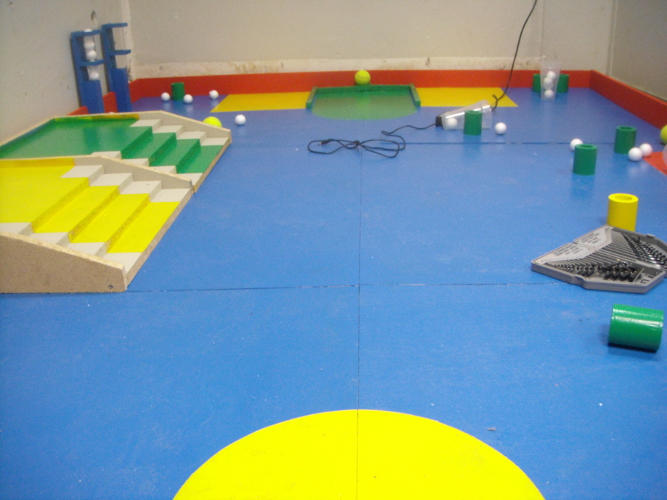
#> input picture Informatique/MachineLearning/Python/table_small.JPG, 667 x 500 px
$ python objectDetection.py
#> lines starting #> are read from the running program, lines starting #| are printed output that depends on the picture; after the words box and inside, x2 and y2 are one past the last pixel; in counts of white or black regions, pixels touching at a corner belong together
# Programme qui est censé dessiner un contour autour tous les objets d'une
# certaine couleur (vert ici)

import numpy as np
import cv2

img = cv2.imread('table_small.JPG') #Ouverture de la caméra
#> img is the input picture: shape (500, 667, 3); mean B, G, R 155.1, 153, 124.4

#Définition d'une forme géométrique (une croix) qui sert à la fonction erode
erodeElement = cv2.getStructuringElement(cv2.MORPH_CROSS,(3,3))

color_l = np.array([37,43,0])
color_h = np.array([97,255,210])

#L'image de base est codée en RGB (ou BGR plutôt), on la convertit en HSV
hsvFrame = cv2.cvtColor(img, cv2.COLOR_BGR2HSV)
#> hsvFrame: shape (500, 667, 3); mean H, S, V 74.7, 136.8, 195.4

#On crée un masque à partir des zones de l'image qui sont dans la bonne étendue de couleurs
mask = cv2.inRange(hsvFrame, color_l, color_h)
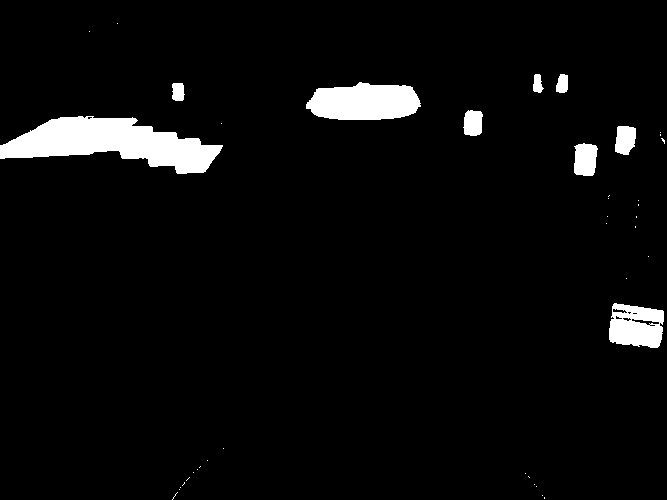
#> mask: shape (500, 667); 4.4% white; 41 white regions (32 under 20 px), largest, box (x1, y1, x2, y2) and area: (0, 116, 223, 174) 7042, (306, 82, 421, 120) 3438, (609, 303, 664, 348) 1894

#Affinage (supprime les pixels isolés)
eroded = cv2.erode(mask,erodeElement)
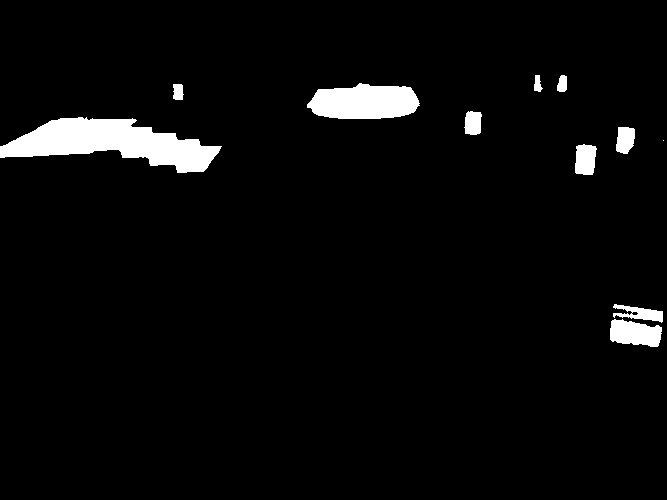
#> eroded: shape (500, 667); 3.9% white; 11 white regions (1 under 20 px)

#Recherche et dessin des contours
contours,_ = cv2.findContours(eroded,cv2.RETR_TREE,cv2.CHAIN_APPROX_SIMPLE)
#> contours = 12 contours, 1 with area under 20; largest, box (x1, y1, x2, y2) and area: (0, 117, 222, 173) 6290, (307, 83, 420, 119) 3059, (610, 319, 662, 347) 1020, (575, 144, 597, 175) 526, (613, 304, 663, 323) 417
cv2.drawContours(img, contours, -1, (0,255,0), 3)
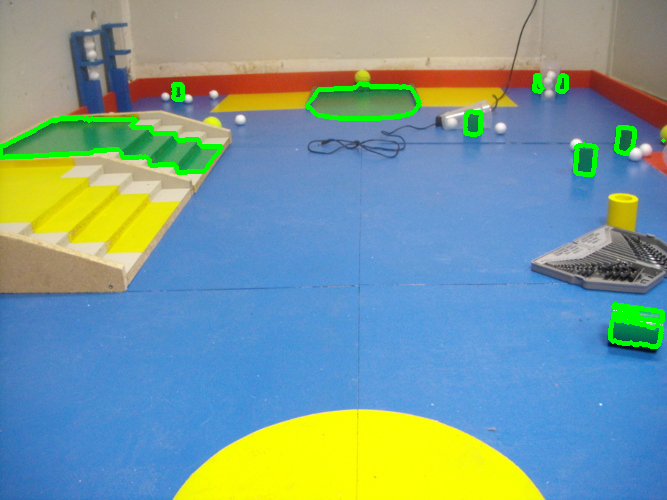
#> img: shape (500, 667, 3); 2.03% of pixels changed, all inside (x1, y1, x2, y2) = (0, 73, 666, 349)

#Afffichage du résultat
cv2.imshow('Object detection', img)

#Attente d'un appui de touche
cv2.waitKey(0)

cv2.destroyAllWindows()

$ run again, with Informatique/MachineLearning/Python/escalier.jpg copied over Informatique/MachineLearning/Python/table_small.JPG
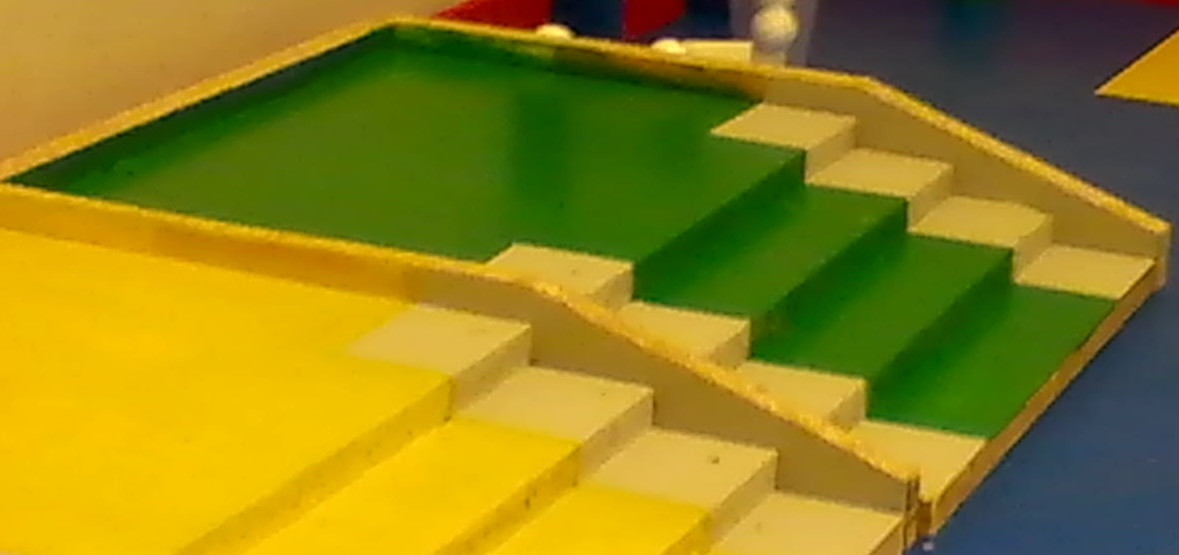
#> input picture Informatique/MachineLearning/Python/escalier.jpg, 1179 x 555 px
#> img is the input picture: shape (555, 1179, 3); mean B, G, R 25.6, 129.7, 142.8
#> hsvFrame: shape (555, 1179, 3); mean H, S, V 41.5, 208.3, 158.3
#> `mask = cv2.inRange(hsvFrame, color_l, color_h)`:
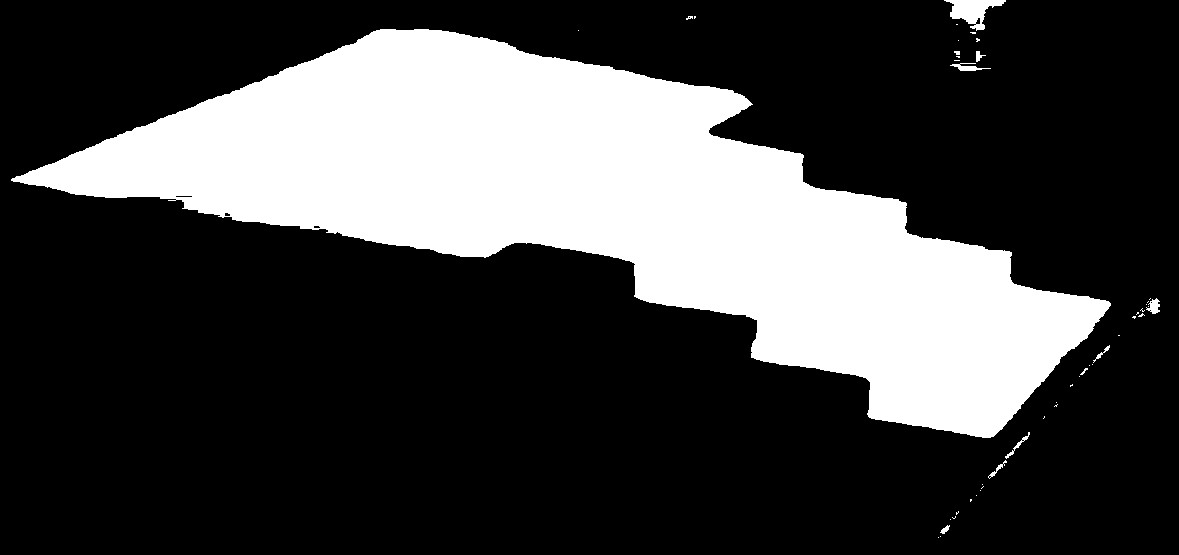
#> mask: shape (555, 1179); 26.8% white; 46 white regions (35 under 20 px), largest, box (x1, y1, x2, y2) and area: (11, 29, 1111, 438) 173948, (944, 0, 1006, 31) 906, (950, 63, 991, 71) 148
#> eroded: shape (555, 1179); 26.3% white; 21 white regions (14 under 20 px)
#> contours = 22 contours, 16 with area under 20; largest, box (x1, y1, x2, y2) and area: (12, 30, 1110, 437) 170102, (946, 0, 1005, 23) 656, (174, 194, 194, 199) 68, (1148, 299, 1159, 313) 58, (954, 65, 977, 70) 36, (972, 24, 984, 29) 24
#> `cv2.drawContours(img, contours, -1, (0,255,0), 3)`:
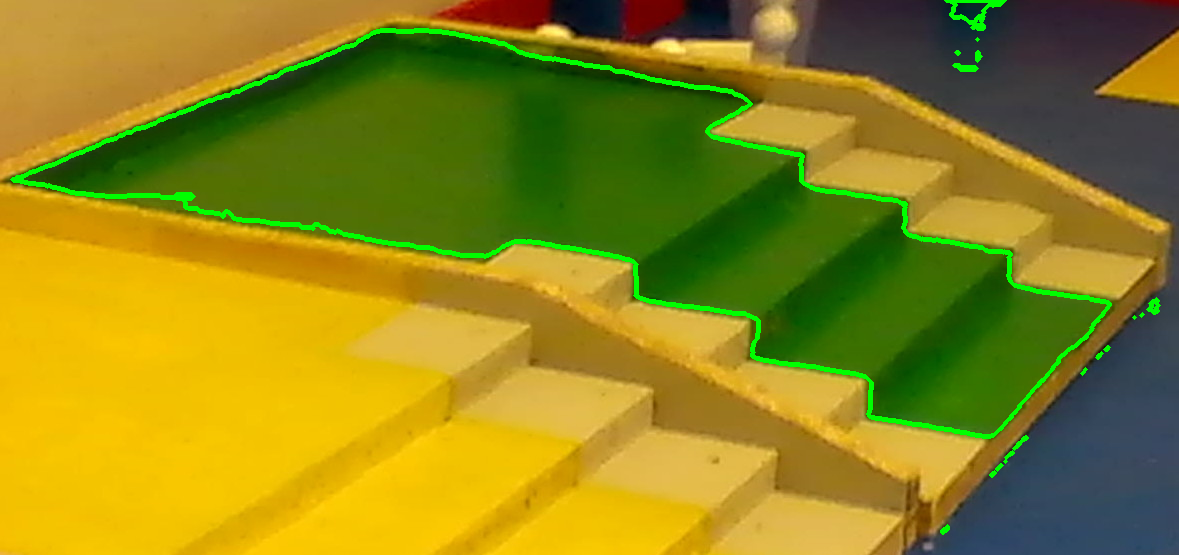
#> img: shape (555, 1179, 3); 2.17% of pixels changed, all inside (x1, y1, x2, y2) = (10, 0, 1161, 535)

$ run again, with Informatique/MachineLearning/Python/escalier_only.jpg copied over Informatique/MachineLearning/Python/table_small.JPG
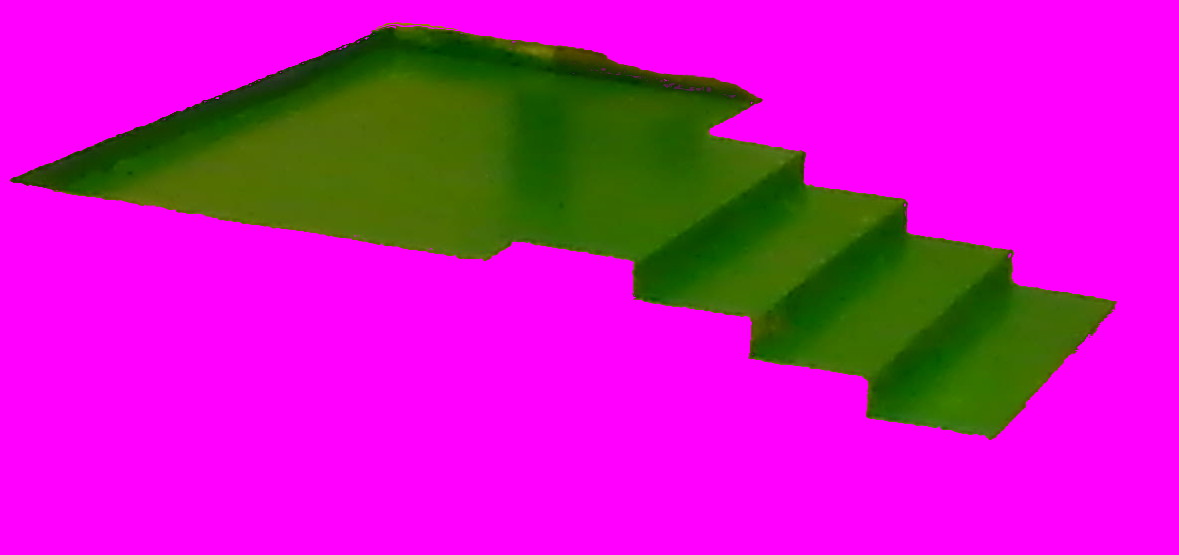
#> input picture Informatique/MachineLearning/Python/escalier_only.jpg, 1179 x 555 px
#> img is the input picture: shape (555, 1179, 3); mean B, G, R 184.9, 26.9, 198.9
#> hsvFrame: shape (555, 1179, 3); mean H, S, V 121.4, 252.4, 211.7
#> `mask = cv2.inRange(hsvFrame, color_l, color_h)`:
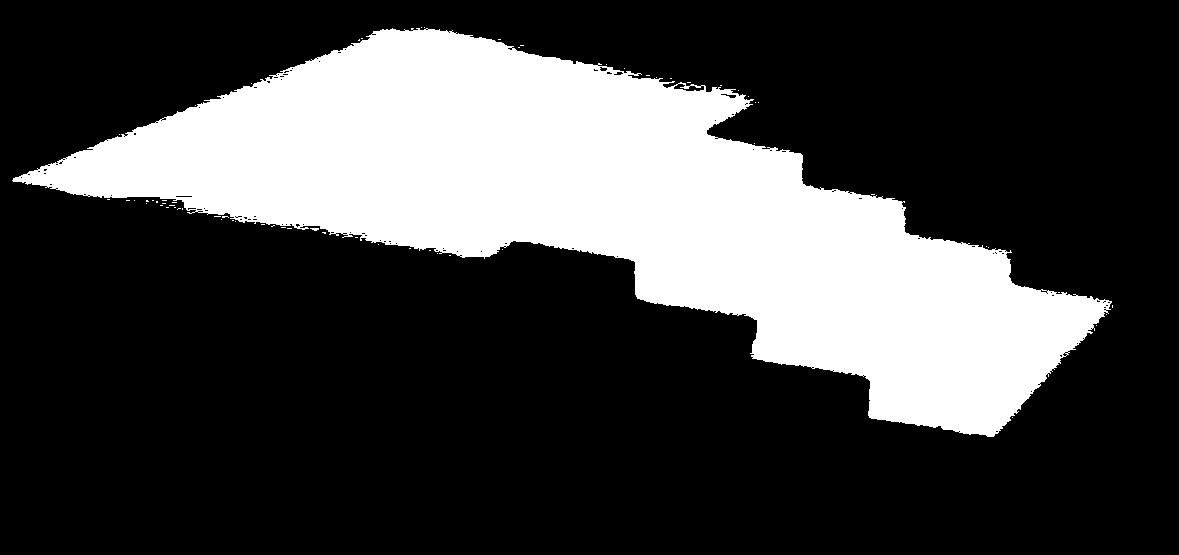
#> mask: shape (555, 1179); 26.4% white; 65 white regions (64 under 20 px), largest, box (x1, y1, x2, y2) and area: (12, 28, 1112, 437) 172438
#> eroded: shape (555, 1179); 25.8% white; 18 white regions (17 under 20 px)
#> contours = 33 contours, 28 with area under 20; largest, box (x1, y1, x2, y2) and area: (13, 29, 1109, 436) 167360, (174, 194, 194, 199) 68, (42, 167, 49, 176) 30, (605, 70, 614, 76) 28, (592, 67, 600, 73) 22
#> `cv2.drawContours(img, contours, -1, (0,255,0), 3)`:
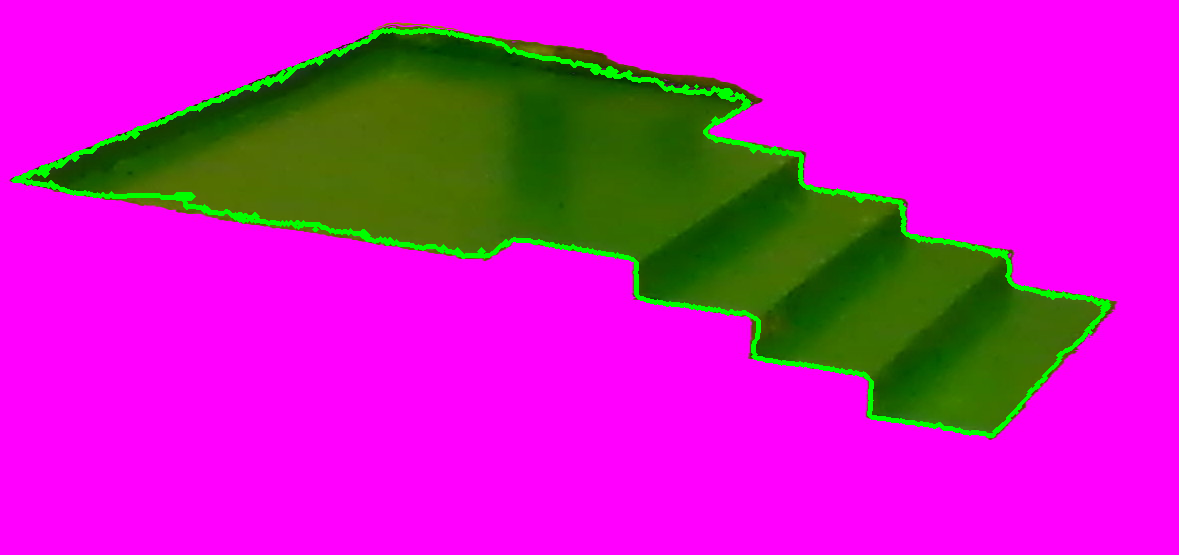
#> img: shape (555, 1179, 3); 2.16% of pixels changed, all inside (x1, y1, x2, y2) = (11, 27, 1111, 438)
